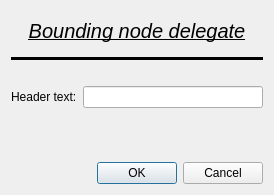
<?xml version="1.0" encoding="UTF-8"?>
<ui version="4.0">
 <class>BoundingNodeDelegate</class>
 <widget class="QDialog" name="BoundingNodeDelegate">
  <property name="geometry">
   <rect>
    <x>0</x>
    <y>0</y>
    <width>274</width>
    <height>195</height>
   </rect>
  </property>
  <property name="windowTitle">
   <string>Dialog</string>
  </property>
  <layout class="QVBoxLayout" name="verticalLayout_2">
   <item>
    <layout class="QVBoxLayout" name="verticalLayout">
     <item>
      <widget class="QLabel" name="delegateLabel">
       <property name="minimumSize">
        <size>
         <width>0</width>
         <height>40</height>
        </size>
       </property>
       <property name="maximumSize">
        <size>
         <width>16777215</width>
         <height>40</height>
        </size>
       </property>
       <property name="font">
        <font>
         <pointsize>15</pointsize>
         <italic>true</italic>
         <underline>true</underline>
         <strikeout>false</strikeout>
         <kerning>true</kerning>
        </font>
       </property>
       <property name="text">
        <string>Bounding node delegate</string>
       </property>
       <property name="alignment">
        <set>Qt::AlignCenter</set>
       </property>
      </widget>
     </item>
     <item>
      <widget class="Line" name="line">
       <property name="frameShadow">
        <enum>QFrame::Plain</enum>
       </property>
       <property name="lineWidth">
        <number>3</number>
       </property>
       <property name="orientation">
        <enum>Qt::Horizontal</enum>
       </property>
      </widget>
     </item>
    </layout>
   </item>
   <item>
    <spacer name="verticalSpacer">
     <property name="orientation">
      <enum>Qt::Vertical</enum>
     </property>
     <property name="sizeType">
      <enum>QSizePolicy::Fixed</enum>
     </property>
     <property name="sizeHint" stdset="0">
      <size>
       <width>20</width>
       <height>20</height>
      </size>
     </property>
    </spacer>
   </item>
   <item>
    <layout class="QHBoxLayout" name="horizontalLayout">
     <item>
      <widget class="QLabel" name="labelName">
       <property name="text">
        <string>Header text:</string>
       </property>
      </widget>
     </item>
     <item>
      <widget class="QLineEdit" name="lineEditHeaderText"/>
     </item>
    </layout>
   </item>
   <item>
    <spacer name="verticalSpacer_2">
     <property name="orientation">
      <enum>Qt::Vertical</enum>
     </property>
     <property name="sizeHint" stdset="0">
      <size>
       <width>20</width>
       <height>134</height>
      </size>
     </property>
    </spacer>
   </item>
   <item>
    <widget class="QDialogButtonBox" name="buttonBox">
     <property name="orientation">
      <enum>Qt::Horizontal</enum>
     </property>
     <property name="standardButtons">
      <set>QDialogButtonBox::Cancel|QDialogButtonBox::Ok</set>
     </property>
    </widget>
   </item>
  </layout>
 </widget>
 <resources/>
 <connections>
  <connection>
   <sender>buttonBox</sender>
   <signal>accepted()</signal>
   <receiver>BoundingNodeDelegate</receiver>
   <slot>accept()</slot>
   <hints>
    <hint type="sourcelabel">
     <x>248</x>
     <y>254</y>
    </hint>
    <hint type="destinationlabel">
     <x>157</x>
     <y>274</y>
    </hint>
   </hints>
  </connection>
  <connection>
   <sender>buttonBox</sender>
   <signal>rejected()</signal>
   <receiver>BoundingNodeDelegate</receiver>
   <slot>reject()</slot>
   <hints>
    <hint type="sourcelabel">
     <x>316</x>
     <y>260</y>
    </hint>
    <hint type="destinationlabel">
     <x>286</x>
     <y>274</y>
    </hint>
   </hints>
  </connection>
 </connections>
</ui>
